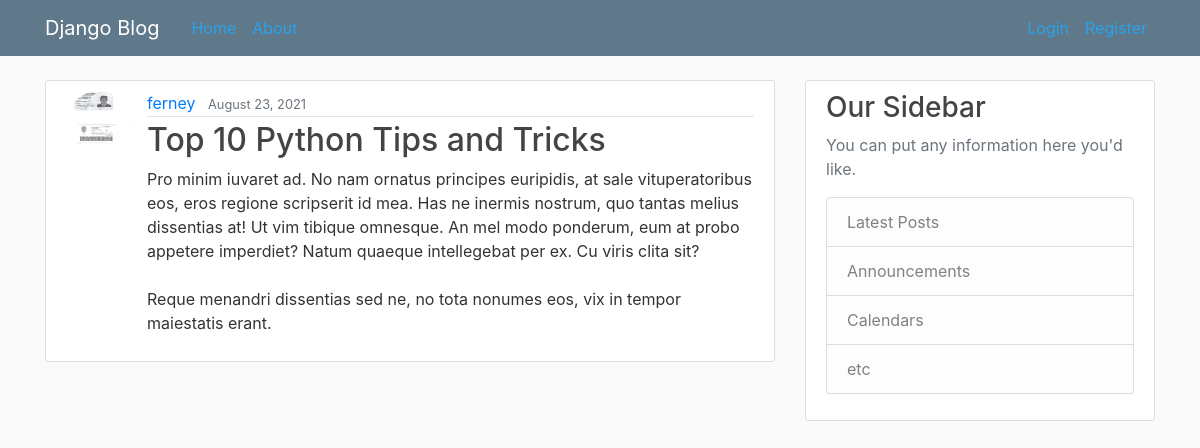
Screenshot of /post/32/ with the database file from the repository.
### blog/models.py (models this page shows, shortened)
class Post(models.Model):
    title = models.CharField(max_length=100)
    content = models.TextField()
    date_posted = models.DateTimeField(default=timezone.now)
    author = models.ForeignKey(User, on_delete=models.CASCADE)

### users/models.py (models this page shows, shortened)
class Profile(models.Model):
    user = models.OneToOneField(User, on_delete=models.CASCADE)
    image = models.ImageField(default='default.jpg', upload_to='profile_pics')

### blog/views.py (the view)
# urls.py: path('post/<int:pk>/', PostDetailView.as_view(), name='post-detail'),
class PostDetailView(DetailView):
    model = Post

### blog/templates/blog/post_detail.html (shortened to what this page needs)
{% extends "blog/base.html" %}
{% block content %}
        <article class="media content-section">
        <img class="rounded-circle article-img" src="{{ object.author.profile.image.url }}">
        <div class="media-body">
            <div class="article-metadata">
            <a class="mr-2" href="#">{{ object.author }}</a>
            <small class="text-muted">{{ object.date_posted|date:"F d, Y"}}</small>
            </div>
            <h2 class="article-title">{{ object.title }}</h2>
            <p class="article-content">{{ object.content }}</p>
        </div>
    </article>
    {% endblock content %}

### blog/templates/blog/base.html (shortened to what this page needs)
{% load static %}
<!DOCTYPE html>
<html>
<head>
    <link rel="stylesheet" href="https://maxcdn.bootstrapcdn.com/bootstrap/4.0.0/css/bootstrap.min.css">
    <link rel="stylesheet" type="text/css" href="{% static 'blog/main.css' %}">
</head>
<body>
    <header class="site-header">
      <nav class="navbar navbar-expand-md navbar-dark bg-steel fixed-top">
        <div class="container">
          <a class="navbar-brand mr-4" href="{% url 'blog-home' %}">Django Blog</a>
          <div class="collapse navbar-collapse" id="navbarToggle">
            <div class="navbar-nav mr-auto">
              <a class="nav-item nav-link" href="{% url 'blog-home' %}">Home</a>
              <a class="nav-item nav-link" href="{% url 'blog-about' %}">About</a>
            </div>
            <div class="navbar-nav">
              {% if user.is_authenticated %}
              <a class="nav-item nav-link" href="{% url 'post-create' %}">New Post</a>
              <a class="nav-item nav-link" href="{% url 'logout' %}">Logout</a>
              <a class="nav-item nav-link" href="{% url 'profile' %}">Profile</a>
              {% else %}
                <a class="nav-item nav-link" href="{% url 'login' %}">Login</a>
                <a class="nav-item nav-link" href="{% url 'register' %}">Register</a>
              {% endif %}
            </div>
          </div>
        </div>
      </nav>
    </header>
    <main role="main" class="container">
      <div class="row">
        <div class="col-md-8">
          {% block content %}{% endblock %}
        </div>
        <div class="col-md-4">
          <div class="content-section">
            <h3>Our Sidebar</h3>
            <p class='text-muted'>You can put any information here you'd like.
              <ul class="list-group">
                <li class="list-group-item list-group-item-light">Latest Posts</li>
                <li class="list-group-item list-group-item-light">Announcements</li>
                <li class="list-group-item list-group-item-light">Calendars</li>
                <li class="list-group-item list-group-item-light">etc</li>
              </ul>
            </p>
          </div>
        </div>
      </div>
    </main>
</body>
</html>

### blog/static/blog/main.css (style rules this page uses)
body { background: #fafafa; color: #333333; margin-top: 5rem; }
h1, h2, h3, h4, h5, h6 { color: #444444; }
ul { margin: 0; }
.bg-steel { background-color: #5f788a; }
.site-header .navbar-nav .nav-link { color: #29a3eb; }
.content-section { background: #ffffff; padding: 10px 20px; border: 1px solid #dddddd; border-radius: 3px; margin-bottom: 20px; }
.article-title { color: #444444; }
.article-content { white-space: pre-line; }
.article-img { height: 65px; width: 65px; margin-right: 16px; }
.article-metadata { padding-bottom: 1px; margin-bottom: 4px; border-bottom: 1px solid #e3e3e3 }

### rows the page displays
Post: author.profile.image (picture), author "ferney", date_posted "August 23, 2021", title "Top 10 Python Tips and Tricks", content "Pro minim iuvaret ad. No nam ornatus principes euripidis, at sale vituperatoribus eos, eros regione scripserit id mea. Has ne inermis nostrum, quo tantas melius dissentias at! Ut vim tibique omnesque. An mel modo ponderum, eum at probo appetere imperdiet? Natum quaeque intellegebat per ex. Cu viris clita sit? Reque menandri dissentias sed ne, no tota nonumes eos, vix in tempor maiestatis erant."
